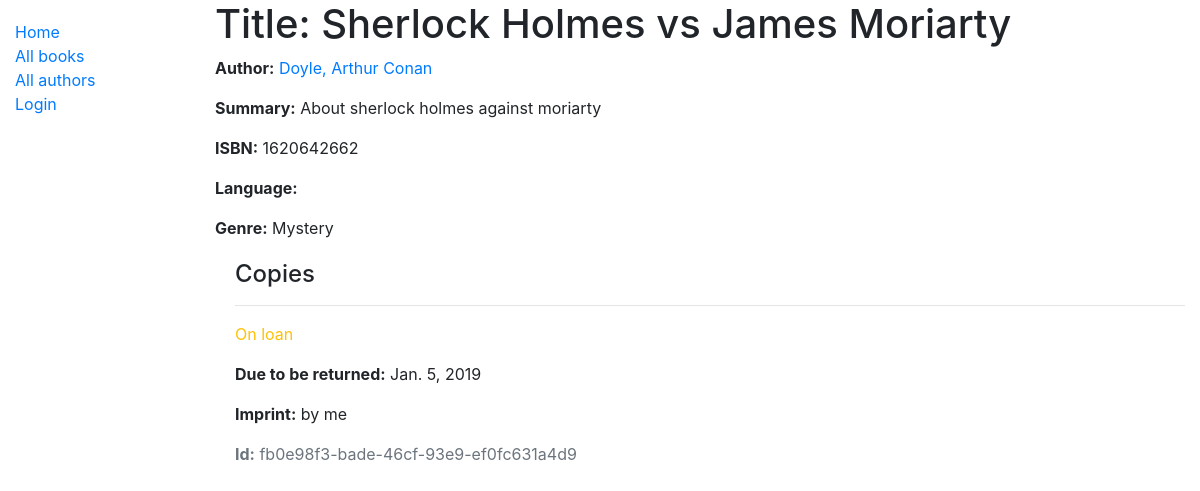
/catalog/book/4, run on an earlier commit of the app's database.
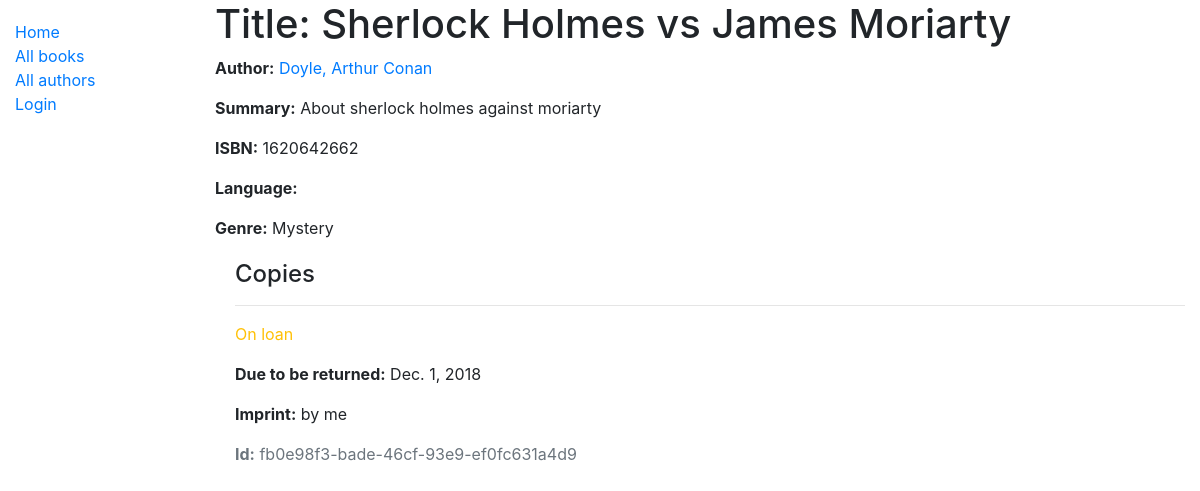
And on a later commit of the database.
### catalog/models.py (models this page shows, shortened)
class BookInstance(models.Model):
    id = models.UUIDField(primary_key=True, default=uuid.uuid4,
                          help_text='Unique ID for this particular book\
                                    across whole library.')
    book = models.ForeignKey('Book', on_delete=models.SET_NULL, null=True)
    imprint = models.CharField(max_length=200)
    due_back = models.DateField(null=True, blank=True)
    borrower = models.ForeignKey(User, on_delete=models.SET_NULL,
                                 null=True, blank=True)
    LOAN_STATUS = (
        ('m', 'Maintenance'),
        ('o', 'On loan'),
        ('a', 'Available'),
        ('r', 'Reserved'),
    )
    status = models.CharField(
        max_length=1,
        choices=LOAN_STATUS,
        blank=True,
        default='m',
        help_text='Book Availability',
    )
    class Meta:
        ordering = ['due_back']
        permissions = (("can_mark_returned", "Set book as returned"), )

### catalog/views.py (the view)
# urls.py: path('book/<int:pk>', views.BookDetailView.as_view(), name='book-detail'),
class BookDetailView(generic.DetailView):
    model = Book
    template_name = 'catalog/book_detail.html'

### catalog/models.py (called while the page is built)
    def __str__(self):
        return self.name

    def get_absolute_url(self):
        return reverse('author-detail', args=[str(self.id)])

    def __str__(self):
        return f'{self.last_name}, {self.first_name}'

### catalog/templates/catalog/book_detail.html
{% extends "base_generic.html" %}
{% block content %}
	<h1>Title: {{ book.title }}</h1>
	<p><strong>Author:</strong> <a href="{{ book.author.get_absolute_url }}">{{ book.author }}</a></p>
	<p><strong>Summary:</strong> {{ book.summary }}</p>
	<p><strong>ISBN:</strong> {{ book.isbn }}</p>
	<p><strong>Language:</strong> {{ book.language }}</p>
	<p><strong>Genre:</strong> {% for genre in book.genre.all %} {{ genre }}{% if not forloop.last %}, {% endif %}{% endfor %}</p>
	<div style="margin-left:20px;margin-top:20px">
		<h4>Copies</h4>
		{% for copy in book.bookinstance_set.all %}
		<hr>
		<p class="{% if copy.status == 'a' %}text-success{% elif copy.status == 'm' %}text-danger{% else %}text-warning{% endif %}">{{ copy.get_status_display }}</p>
		{% if copy.status != 'a' %}
			<p><strong>Due to be returned:</strong> {{copy.due_back}}</p>
		{% endif %}
		<p><strong>Imprint:</strong> {{copy.imprint}}</p>
		<p class="text-muted"><strong>Id:</strong> {{copy.id}}</p>
		{% endfor %}
	</div>
{% endblock %}

What changed in the data, as far as the page shows it:
changed BookInstance "On loan": due_back "Jan. 5, 2019" → "Dec. 1, 2018"
